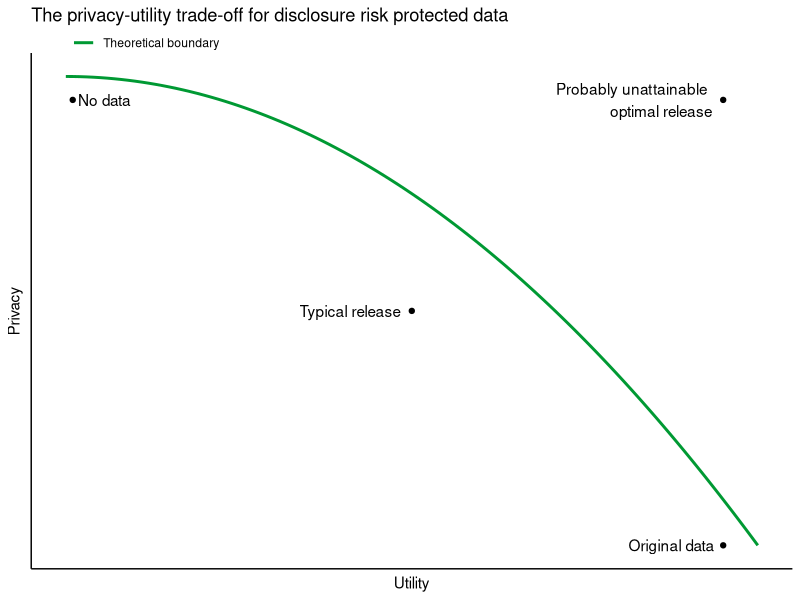

This chart was generated by the following R code:
## ---- chunk 1
#| label: fig-privacy-utility
#| fig-cap: "The privacy-utility trade-off: one can typically attain either high privacy or high utility, but not both at the same time. Typically, there can be substantial utility of the synthetic data, but some privacy risk will remain."
#| echo: false
#| message: false
#| warning: false
library(ggplot2)

ggplot(data = data.frame(
  x = c(0.01, 0.95, 0.95, 0.5),
  y = c(-0.05, -1, -0.05, -0.5),
  label = c("No data", "Original data", "Probably unattainable\noptimal release", "Typical release")
), mapping = aes(x = x, y = y, label = label)) +
  stat_function(aes(col = "Theoretical boundary"), fun = \(x) -x^2, linewidth = 1) +
  xlim(0, 1) +
  theme_classic() +
  theme(axis.text = element_blank(),
        axis.ticks = element_blank(),
        legend.position = "inside",
        legend.position.inside = c(0.15, 1.02),
        legend.title = element_blank(),
        legend.background = element_blank()) +
  xlab("Utility") +
  ylab("Privacy") +
  geom_point() +
  geom_text(aes(hjust = c(-0.1, 1.1, 1.1, 1.1))) +
  scale_color_manual(values = c("#009933")) +
  ggtitle("The privacy-utility trade-off for disclosure risk protected data\n")
